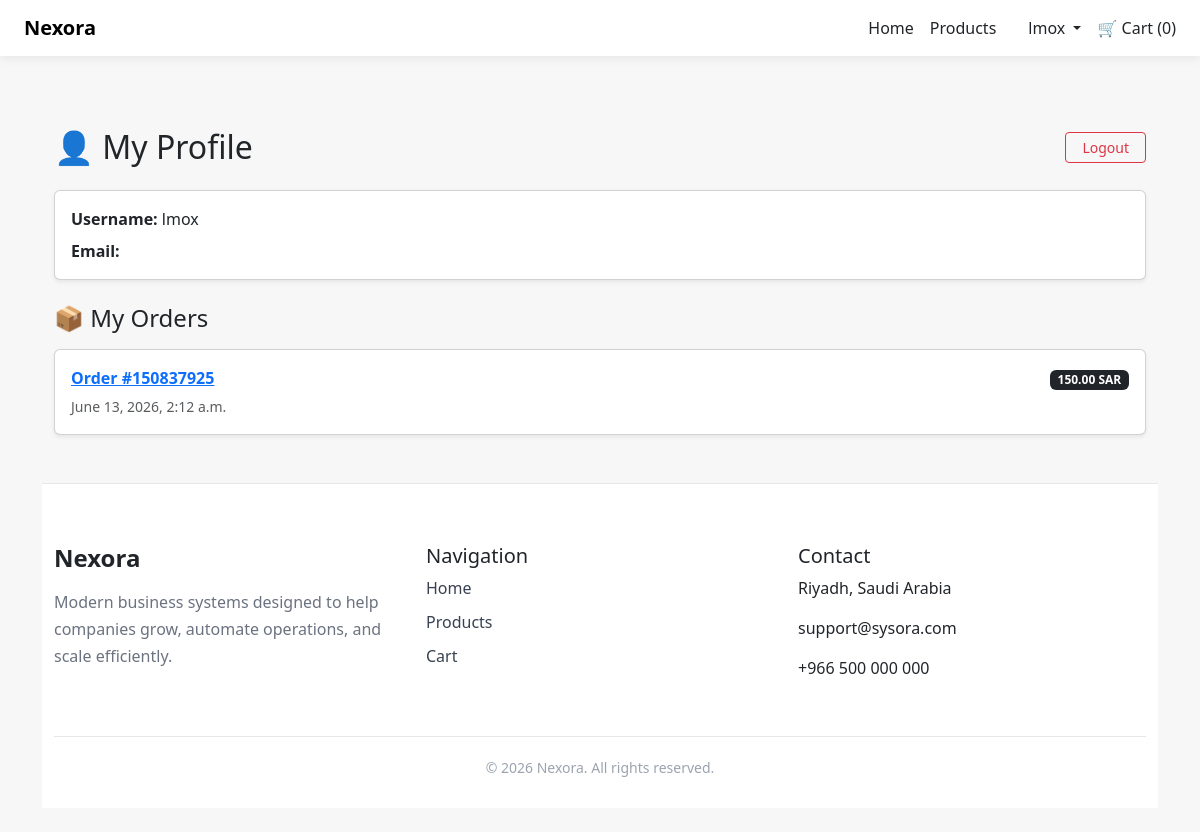
The app's page /profile/ (signed in) with its own data.
### orders/models.py (models this page shows, shortened)
class Order(models.Model):
    user = models.ForeignKey(User, on_delete=models.CASCADE)
    total = models.DecimalField(max_digits=10, decimal_places=2)
    created_at = models.DateTimeField(auto_now_add=True)
    order_number = models.CharField(max_length=12, unique=True, blank=True)

### accounts/views.py (the view)
# urls.py: path('profile/', views.profile_view, name='profile'),
@login_required
def profile_view(request):
    orders = Order.objects.filter(user=request.user).order_by('-created_at')
    return render(request, 'accounts/profile.html', {
        'orders': orders
    })

### cart/context_processors.py (called while the page is built)
def cart_counter(request):
    cart = request.session.get('cart', {})
    count = sum(cart.values())
    return {
        'cart_count': count
    }

### templates/accounts/profile.html
{% extends 'base.html' %}
{% block content %}
<div class="container mt-5">
    <div class="d-flex justify-content-between align-items-center mb-4">
        <h2 class="mb-0">👤 My Profile</h2>
        <a href="{% url 'logout' %}" class="btn btn-outline-danger btn-sm px-3">
            Logout
        </a>
    </div>
    <div class="card shadow-sm p-3 mb-4">
        <p class="mb-2"><strong>Username:</strong> {{ user.username }}</p>
        <p class="mb-0"><strong>Email:</strong> {{ user.email }}</p>
    </div>
    <h4 class="mb-3">📦 My Orders</h4>
    {% for order in orders %}
        <div class="card shadow-sm p-3 mb-3">
            <div class="d-flex justify-content-between">
                <div>
                    <p class="mb-1">
                        <strong>
                            <a href="{% url 'order_detail' order.id %}">
                                    Order #{{ order.order_number }}
                            </a>
                        </strong>
                    </p>
                    <small class="text-muted">{{ order.created_at }}</small>
                </div>
                <div class="text-end">
                    <span class="badge bg-dark">
                        {{ order.total }} SAR
                    </span>
                </div>
            </div>
        </div>
    {% empty %}
        <div class="alert alert-light border">
            No orders yet.
        </div>
    {% endfor %}
</div>
{% endblock %}

### templates/base.html (shortened to what this page needs)
<!DOCTYPE html>
<html lang="en">
<head>
    {% load static %}
    <link href="https://cdn.jsdelivr.net/npm/bootstrap@5.3.0/dist/css/bootstrap.min.css" rel="stylesheet">
    <link rel="stylesheet" href="{% static 'css/style.css' %}">
    <link rel="stylesheet" href="{% static 'css/components.css' %}">
</head>
<body>
<nav class="navbar navbar-expand-lg bg-white px-4 py-2">
    <a class="navbar-brand fw-bold" href="/"> Nexora</a>
    <div class="ms-auto d-flex gap-3">
        <a class="text-dark text-decoration-none" href="/">Home</a>
        <a class="text-dark text-decoration-none" href="/products/">Products</a>
        <a class="text-dark text-decoration-none" href="/login/">
            {% if user.is_authenticated %}
            <div class="dropdown d-inline">
                <a class="nav-link d-inline dropdown-toggle text-dark" href="#" role="button" data-bs-toggle="dropdown">
                    {{ user.username }}
                </a>
            </div>
            {% endif %}
        </a>
        <a class="text-dark text-decoration-none" href="/cart/">
            🛒 Cart ({{ cart_count }})
        </a>
    </div>
</nav>
<div class="container py-4">
    {% block content %}
    {% endblock %}
    <footer class="footer-custom mt-5">
    <div class="container">
        <div class="row">
            <div class="col-md-4">
                <h4 class="footer-logo">Nexora</h4>
                <p class="footer-text">
                    Modern business systems designed to help companies grow,
                    automate operations, and scale efficiently.
                </p>
            </div>
            <div class="col-md-4">
                <h5>Navigation</h5>
                <ul class="footer-links">
                    <li><a href="/">Home</a></li>
                    <li><a href="{% url 'product_list' %}">Products</a></li>
                    <li><a href="/cart/">Cart</a></li>
                </ul>
            </div>
            <div class="col-md-4">
                <h5>Contact</h5>
                <p>Riyadh, Saudi Arabia</p>
                <p>support@sysora.com</p>
                <p>+966 500 000 000</p>
            </div>
        </div>
        <div class="footer-bottom">
            © 2026 Nexora. All rights reserved.
        </div>
    </div>
</footer>
</div>
</body>
</html>

### static/css/style.css (style rules this page uses)
body { background-color: #f7f7f7; font-family: 'Segoe UI', sans-serif; }
.navbar { box-shadow: 0 2px 10px rgba(0,0,0,0.08); }

### static/css/components.css (style rules this page uses)
.footer-custom { margin-top: 80px; background: #ffffff; border-top: 1px solid #e5e7eb; padding: 60px 0 30px; }
.footer-logo { font-weight: 700; margin-bottom: 16px; }
.footer-text { color: #6b7280; line-height: 1.7; }
.footer-links { list-style: none; padding: 0; }
.footer-links li { margin-bottom: 10px; }
.footer-links a { text-decoration: none; color: #374151; transition: .2s; }
.footer-bottom { margin-top: 40px; padding-top: 20px; border-top: 1px solid #e5e7eb; text-align: center; color: #9ca3af; font-size: 14px; }

### records on screen
Order: order_number "150837925", created_at "June 13, 2026, 2:12 a.m.", total "150.00"

### other values on screen
{{ user.username }} "lmox"
{{ cart_count }} "0"
